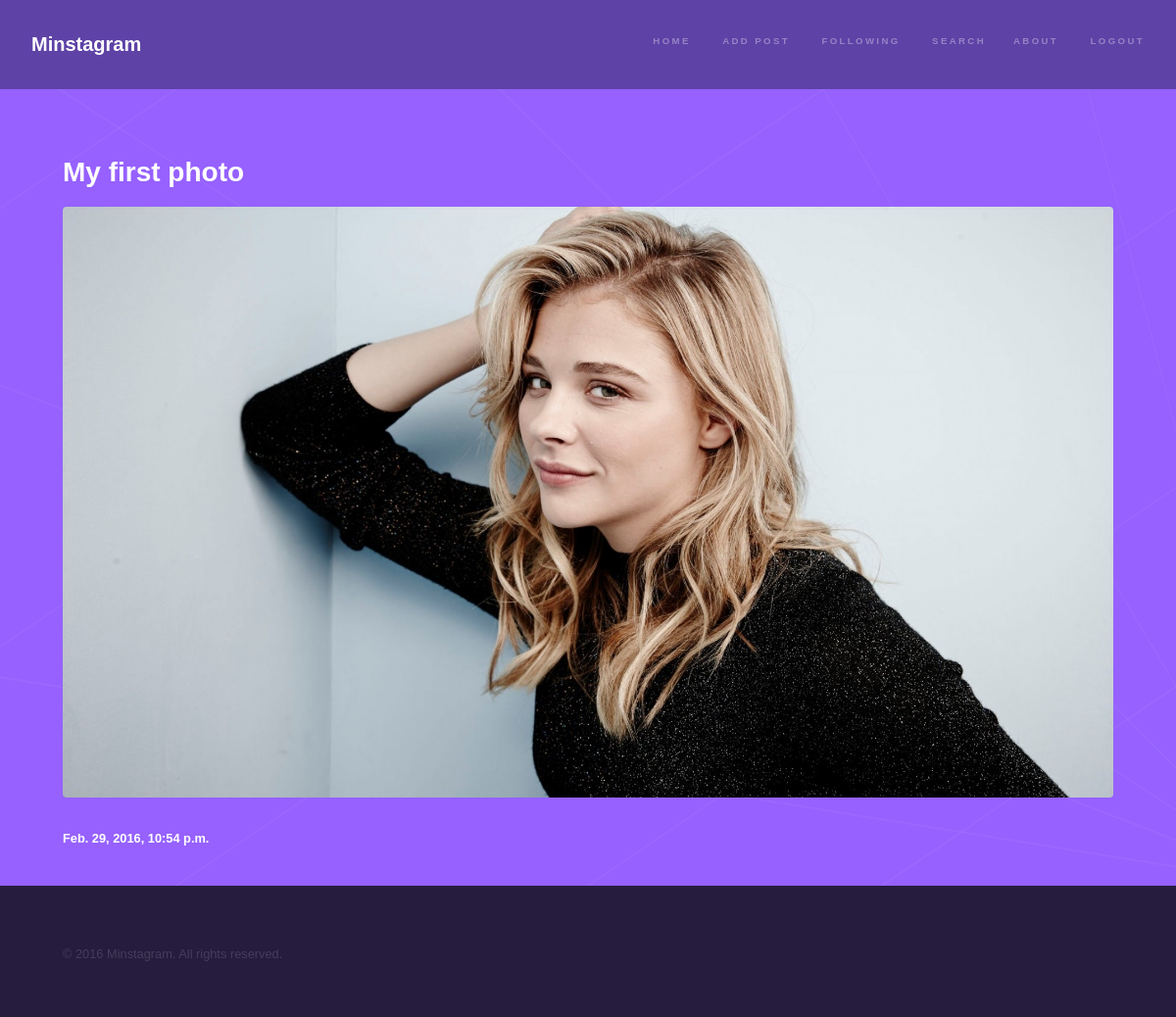
Screenshot of /home/3/ with the database file from the repository.
### userpage/models.py (models this page shows, shortened)
class UserPageData(models.Model):
    class Meta:
        db_table = 'user_page_data'
    title = models.CharField(max_length=100)
    image = models.ImageField(null=True)
    time_created = models.DateTimeField(auto_now=True, auto_now_add=False)
    time_updated = models.DateTimeField(auto_now=False, auto_now_add=True)
    user = models.ForeignKey(User, on_delete=models.CASCADE)

### userpage/views.py (the view)
# urls.py: url(r'^home/(?P<id>\d+)/$', views.see_post, name='see_post'),
def see_post(request, id=None):
    details_post = get_object_or_404(UserPageData, id=id)
    return render(request, "userpage/mysubpost.html", {"details_post": details_post})

### templates/userpage/mysubpost.html (shortened to what this page needs)
{% extends "loginedin.html" %}
{% block content %}
    <div id="wrapper">
        <section id="intro" class="wrapper style1 fullscreen fade-up">
            <div class="inner">
                <h2>{{ details_post.title }}</h2>
                {% if details_post.image %}
                    <span class="image fit"> <img src="{{ details_post.image.url }}" class="img-responsive"> </span>
                {% endif %}
                <h5>{{ details_post.time_created }}</h5>
            </div>
        </section>
    </div>
{% endblock %}

### static/css/main.css (style rules this page uses)
html, body, div, span, applet, object, iframe, h1, h2, h3, h4, h5, h6, p, blockquote, pre, a, abbr, acronym, address, big, cite, code, del, dfn, em, img, ins, kbd, q, s, samp, small, strike, strong, sub, sup, tt, var, b, u, i, center, dl, dt, dd, ol, ul, li, fieldset, form, label, legend, table, caption, tbody, tfoot, thead, tr, th, td, article, aside, canvas, details, embed, figure, figcaption, footer, header, hgroup, menu, nav, output, ruby, section, summary, time, mark, audio, video { margin: 0; padding: 0; border: 0; font-size: 100%; font: inherit; vertical-align: baseline; }
article, aside, details, figcaption, figure, footer, header, hgroup, menu, nav, section { display: block; }
body { line-height: 1; }
body { -webkit-text-size-adjust: none; }
*, *:before, *:after { -moz-box-sizing: border-box; -webkit-box-sizing: border-box; box-sizing: border-box; }
body { -ms-overflow-style: scrollbar; }
body { background: #312450; }
body, input, select, textarea { color: rgba(255, 255, 255, 0.55); font-family: Arial, Helvetica, sans-serif; font-size: 16.5pt; font-weight: normal; line-height: 1.75; }
@media screen and (max-width: 1680px) { body, input, select, textarea { font-size: 13pt; } }
@media screen and (max-width: 1280px) { body, input, select, textarea { font-size: 12pt; } }
h1, h2, h3, h4, h5, h6 { color: #ffffff; font-weight: bold; line-height: 1.5; margin: 0 0 0.5em 0; }
h2 { font-size: 1.75em; }
h5 { font-size: 0.8em; }
.image { border-radius: 0.25em; border: 0; display: inline-block; position: relative; }
.image img { border-radius: 0.25em; display: block; }
.image.fit { display: block; margin: 0 0 2em 0; width: 100%; }
.image.fit img { width: 100%; }
.wrapper { position: relative; }
.wrapper > .inner { padding: 5em 5em 3em 5em ; max-width: 100%; width: 75em; }
@media screen and (max-width: 1680px) { .wrapper > .inner { padding: 4em 4em 2em 4em ; } }
@media screen and (max-width: 1280px) { .wrapper > .inner { width: 100%; } }
.wrapper.style1 { background-color: #9661FF; }
.wrapper.fullscreen { display: -moz-flex; display: -webkit-flex; display: -ms-flex; display: flex; -moz-flex-direction: column; -webkit-flex-direction: column; -ms-flex-direction: column; flex-direction: column; -moz-justify-content: flex-start; -webkit-justify-content: flex-start; -ms-justify-content: flex-start; justify-content: flex-start; min-height: 100vh; }
@media screen and (max-width: 1280px) { .wrapper.fullscreen { min-height: calc(100vh - 2.5em); } }
.wrapper.fade-up > .inner { -moz-transform: translateY(0); -webkit-transform: translateY(0); -ms-transform: translateY(0); transform: translateY(0); -moz-transition: opacity 1s ease, -moz-transform 1s ease; -webkit-transition: opacity 1s ease, -webkit-transform 1s ease; -ms-transition: opacity 1s ease, -ms-transform 1s ease; transition: opacity 1s ease, transform 1s ease; opacity: 1.0; }
#intro { background-attachment: fixed; background-image: url("images/intro.svg"); background-position: top right; background-repeat: no-repeat; background-size: 100% 100%; }
@media screen and (max-width: 1280px) { #intro { background-attachment: scroll; } }

### rows the page displays
UserPageData: title "My first photo", image (picture), time_created "Feb. 29, 2016, 10:54 p.m."
